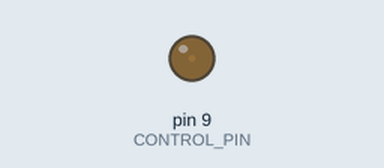
Simulated run of this sketch. Board: Arduino Uno, built with avr-gcc and run on an emulated ATmega328P. On the bench: output pins drawn as LEDs (lit = HIGH).

Above: at 0.05 s.
At 1.3 s:
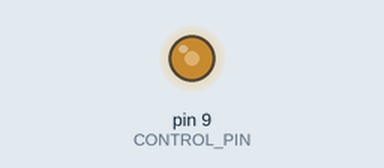
At 1.9 s:
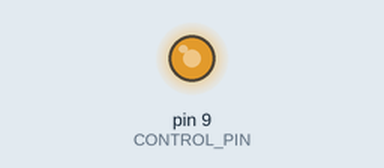
At 2.55 s:
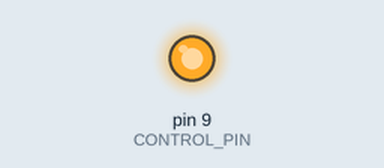
Timing chart, 0 to 5.9 s (numbered marks = the images above):
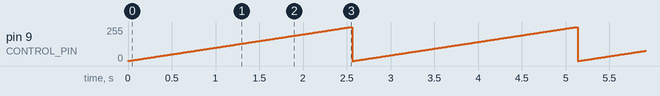

The sketch:

pulse_bar.ino
```cpp
#define CONTROL_PIN 9

int brightness = 0;

void setup()
{
  pinMode(CONTROL_PIN, OUTPUT);
}

void loop()
{
  if ( brightness < 256 )
  {
    brightness = brightness + 1;
  }
  else
  {
    brightness = 0 ;
  }
  //  brightness = (brightness + 1) % 256;

  analogWrite(CONTROL_PIN, brightness);

  delay(10);
}
```

Measured:
- by itself, pin 9 (CONTROL_PIN): ramps from 0/255 to 255/255 and jumps back, once every 2.6 s
